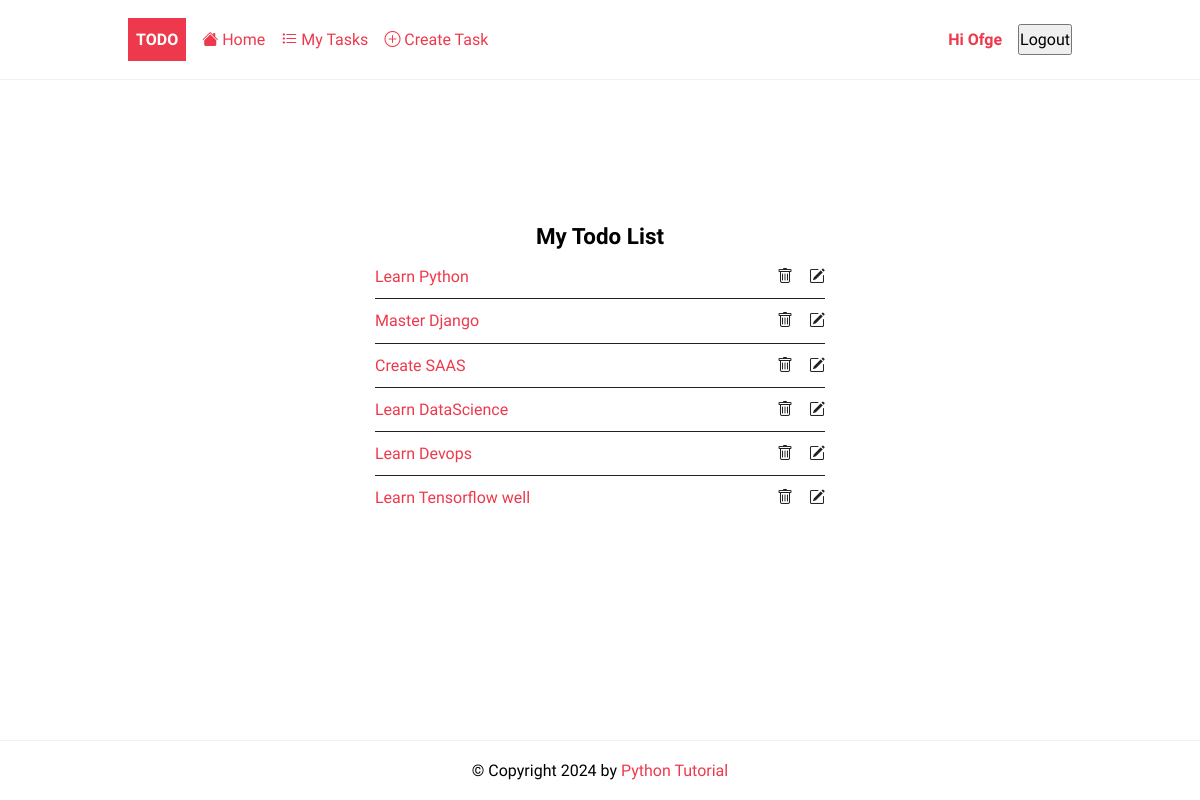
Page /tasks/ (signed in) on the committed database.
### todo/models.py (models this page shows, shortened)
class Task(models.Model):
    title = models.CharField(max_length=255)
    description = models.TextField(max_length=255)
    completed = models.BooleanField(default=False)
    created_at = models.DateTimeField(auto_now_add=True)
    user = models.ForeignKey(User, on_delete= models.CASCADE, blank=True)
    class Meta:
        ordering = ['completed']

### todo/views.py (the view)
# urls.py: path('tasks/', TaskList.as_view(),name='tasks'),
class TaskList(LoginRequiredMixin,ListView):
    model = Task
    context_object_name = 'tasks'
    def get_context_data(self, **kwargs):
        context = super().get_context_data(**kwargs)
        context['tasks'] = context['tasks'].filter(user=self.request.user)
        return context

### todo/templates/todo/task_list.html
{% extends 'base.html'%}
{%block content%}
<div class="center">
	<h2>My Todo List</h2>
	{% if tasks %}
	<ul class="tasks">
		{% for task in tasks %}
			<li><a href="{% url 'task' task.id %}" class="{% if task.completed%}completed{%endif%}">{{ task.title }}</a>
				 <div  class="task-controls">
				 	<a href="{%url 'task-delete' task.id %}"><i class="bi bi-trash"></i> </a>
					<a href="{%url 'task-update' task.id %}"><i class="bi bi-pencil-square"></i></a>
		         </div>
		    </li>
		{% endfor %}
	{% else %}
		<p>🎉 Yay, you have no pending tasks! <a href="{%url 'task-create'%}">Create Task</a></p>
	{% endif %}
	</ul>
</div>
{%endblock content%}

### templates/base.html (shortened to what this page needs)
{%load static %}
<!DOCTYPE html>
<html lang="en">
    <head>
        <link rel="stylesheet" href="{% static 'css/style.css' %}" />
    </head>
    <body>
        <header class="header">
            <div class="container">
            	<a href="{%url 'home'%}" class="logo">Todo</a>
            	<nav class="nav">
	            	<a href="{%url 'home'%}"><i class="bi bi-house-fill"></i> Home</a>
	                {% if request.user.is_authenticated %}
	    	              	<a href="{% url 'tasks' %}"><i class="bi bi-list-task"></i> My Tasks</a>
	    	              	<a href="{% url 'task-create' %}"><i class="bi bi-plus-circle"></i> Create Task</a>
		                <a href="{% url 'profile' %}" title="Update my profile">Hi {{request.user | title}}</a>
                            <form method="post" action="{% url 'logout' %}">
                                <button type="submit">Logout</button>
                            </form>
	                {% else %}
				<a href="{% url 'login' %}" class="btn btn-outline">Login</a>
	            	        <a href="{% url 'register' %}" class="btn btn-primary">Join Now</a>
	                {% endif %}
	             </nav>
            </div>
        </header>
        <main>
            <div class="container">
             {%block content %}
             {%endblock content%}
            </div>
        </main>
        <footer class="footer">
            <div class="container">
                <p>© Copyright {% now "Y" %} by <a href="https://www.pythontutorial.net">Python Tutorial</a></p>
            </div>
        </footer>
    </body>
</html>

### static/css/style.css (style rules this page uses)
:root { --color-primary: #ee394c; --color-secondary: #86b7fe; --color-light: #f2f2f2; --color-gray: #ced4da; --color-dark: #212121; --color-white: #ffffff; --color-error: #e2442f; --color-warning: #ffc900; --color-info: #02a2b9; --color-success: #1ba345; --color-input: #00d1b2; --border-radius: 5px; }
* { margin: 0; padding: 0; box-sizing: border-box; text-rendering: optimizeLegibility; }
html, body { height: 100%; }
input, button, textarea { font: inherit; }
body { font-family: 'Dosis', sans-serif; font-size: 1rem; line-height: 1.7; display: flex; flex-direction: column; }
h2 { font-size: 1.4rem; }
a { color: var(--color-primary); text-decoration: none; }
.container { max-width: 960px; margin: 0 auto; padding: 0.5rem; }
.header { border-bottom: solid 1px var(--color-light); }
.header .container { display: flex; align-items: center; gap:1rem; }
.nav { display:flex; gap:1rem; align-items: center; justify-content: center; flex-basis: 100%; }
.nav a:nth-last-child(2) { margin-left: auto; font-weight: bold; }
.logo { padding: 0.5rem; background-color: var(--color-primary); text-decoration: none; color: var(--color-white); font-weight: bold; text-transform: uppercase; }
form > * { display: block; margin-bottom: 0.5rem; }
form > input[type='submit'], form > button { margin: 1rem 0; }
.tasks { list-style: none; width: 100%; max-width: 450px; }
.tasks li { display: flex; justify-content: space-between; align-items: center; width: 100%; border-bottom: solid 1px var(--color-dark); padding: 0.5rem 0; }
.tasks li:last-of-type { border-bottom: none; }
.task-controls { display: flex; justify-content: space-between; gap: 1rem; }
.task-controls a { color: var(--color-dark); }
.footer p { text-align: center; }
.footer { margin-top: auto; padding: 0.5rem 0; border-top: solid 1px var(--color-light); }
.center { display: flex; flex-direction: column; align-items: center; justify-content: center; min-height: 70vh; }

### rows in the picture
Task: title "Learn Python"
Task: title "Master Django"
Task: title "Create SAAS"
Task: title "Learn DataScience"
Task: title "Learn Devops"
Task: title "Learn Tensorflow well"

### other values in the picture
{{ request.user | title }} "Ofge"
